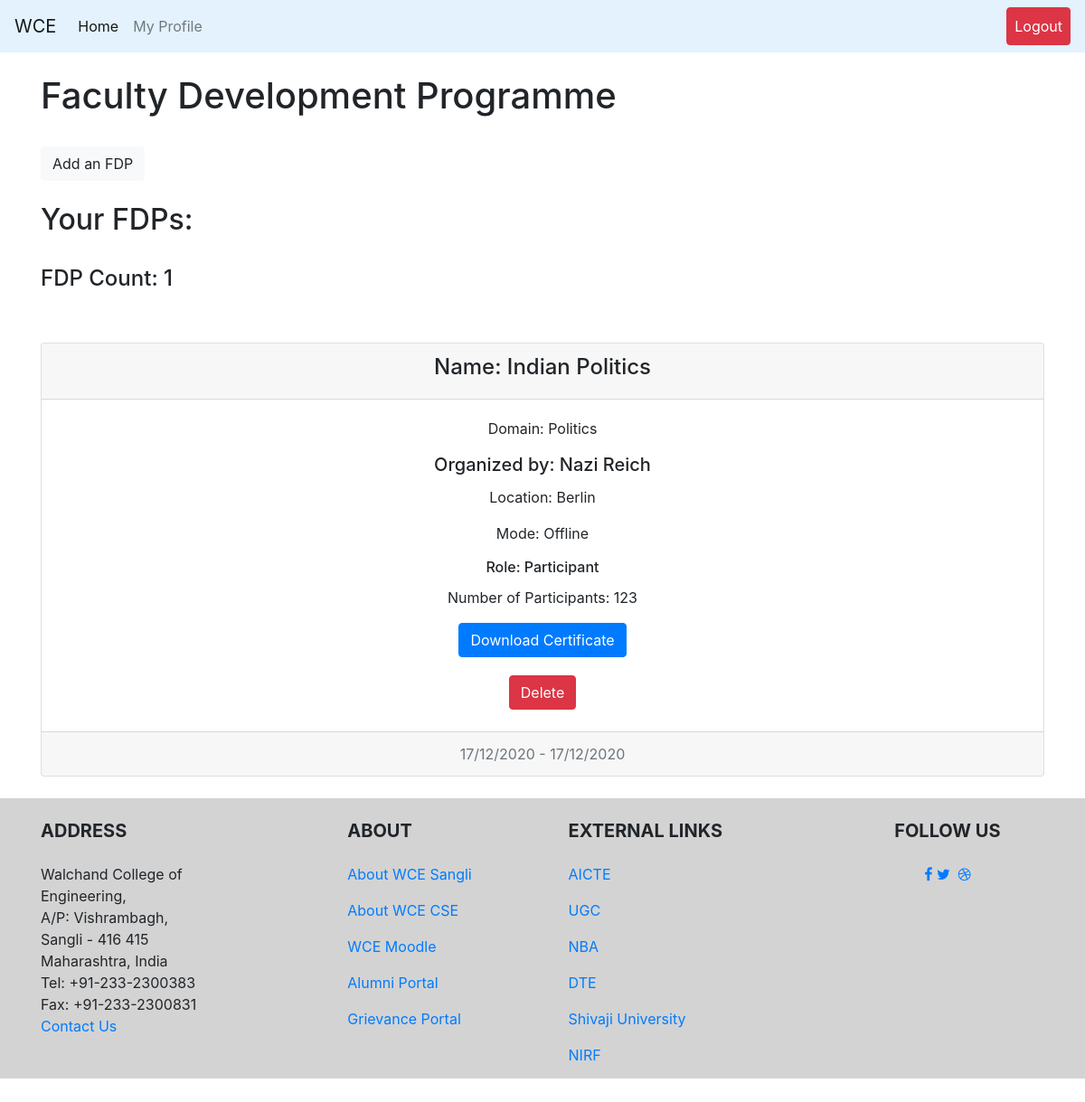
The app's page /faculty/WCE/Fdps (signed in) with its own data.
### teacher/models.py (models this page shows, shortened)
class wcefdp(models.Model):
    user = models.ForeignKey(User, on_delete=models.CASCADE)
    name = models.CharField(default='kala', max_length=30)
    domain = models.CharField(default='CSE', max_length=40)
    organizer = models.CharField(default='WCE', max_length=30)
    location = models.CharField(default='Sangli', max_length=50)
    mode = models.BooleanField()  # TRUE=Online FALSE=Inplace
    role = models.CharField(default='Head', max_length=50)
    startDate = models.DateTimeField(default=timezone.now)
    endDate = models.DateTimeField(default=timezone.now)
    numberOfParticipants = models.IntegerField()
    certification = models.URLField()
    certBool = models.BooleanField()

### teacher/views.py (the view)
# urls.py: path('Fdps', views.wcefdps.as_view(), name="WCEFdps"),
class wcefdps(View):
    def get(self, request, template_name='teacher/organizedActivities/wcefdps.html'):
        group = request.user.groups.all()[0].name
        if isFaculty(group) == 0:
            return render(request, 'login.html')
        else:
            try:
                user = request.user
                allWCEFdps = WCEFdp.objects.filter(user=user)
                countWCEFdps = len(allWCEFdps)
            except:
                allWCEFdps = None
                countWCEFdps = 0
            args = {}
            args["allWCEFdps"] = allWCEFdps
            args["countWCEFdps"] = countWCEFdps
            return render(request, template_name, args)

### teacher/views.py (called while the page is built)
def isFaculty(group_name):
    if group_name == 'faculty_group':
        return 1
    else:
        return 0

### teacher/templates/teacher/organizedActivities/wcefdps.html (shortened to what this page needs)
{% extends 'base.html' %}
{% block content %}
<br><h1>Faculty Development Programme</h1><br>
<a class="btn btn-light" href="{% url 'teacher:addWCEFdp' %}" role="button">Add an FDP</a><br>
<br>
<h2>Your FDPs: </h2>
<br>
<h4>FDP Count: {{ countWCEFdps }}</h4>
<br><br>
{% for i in allWCEFdps %}
<div class="card text-center">
  <div class="card-header">
    <h4>Name: {{ i.name }}</h4>
  </div>
  <div class="card-body">
    <p class="card-text">Domain: {{ i.domain }}</p>
    <h5 class="card-title">Organized by: {{ i.organizer }}</h5>
    <p class="card-text">Location: {{ i.location }}</p>
    <p class="card-text">
    {% if i.mode == False %}
    Mode: Offline
    {% endif %}
    </p>
    <h6 class="card-title">Role: {{ i.role }}</h6>
    <p class="card-text">Number of Participants: {{ i.numberOfParticipants }}</p>
    {% if i.certification != "NA" %}
    <a href="{{i.certification}}" class="btn btn-primary">Download Certificate</a>
    {% endif %}
  </div>
   <td><a href="{% url 'teacher:delete_items' i.id 'Fdps' %}"><button type="button" class="btn btn-danger">Delete</button></a></td>
  <br>
  <div class="card-footer text-muted">
        {{ i.startDate.day }}/{{ i.startDate.month }}/{{ i.startDate.year }} - {{ i.endDate.day }}/{{i.endDate.month}}/{{i.endDate.year}}
  </div>
</div>
<br>
{% endfor %}
{% endblock %}

### CoeusPro/templates/base.html (shortened to what this page needs)
<!doctype html>
<html lang="en">
{% load static %}
<head>
    <link rel="stylesheet" href="https://stackpath.bootstrapcdn.com/font-awesome/4.7.0/css/font-awesome.min.css">
    <link rel="stylesheet" href="https://stackpath.bootstrapcdn.com/bootstrap/4.5.2/css/bootstrap.min.css">
    <link rel="stylesheet" type="text/css" href="{% static 'css/footer.css' %}">
</head>
<body>
<div id="page-container">
    <nav class="navbar navbar-expand-lg navbar-light" style="background-color: #e3f2fd;">
        <a class="navbar-brand" href="http://www.walchandsangli.ac.in/" target="_blank">WCE</a>
        <div class="collapse navbar-collapse" id="navbarNavDropdown">
            <ul class="navbar-nav">
                {% for group_for in request.user.groups.all %}
                {% if group_for.name == 'student_group' %}
                <li class="nav-item active">
                    <a class="nav-link" href="{% url 'student:studentHome' %}">Home <span class="sr-only">(current)</span></a>
                </li>
                {% elif group_for.name == 'HOD_group' %}
                <li class="nav-item active">
                    <a class="nav-link" href="{% url 'HOD:HODHome' %}">Home <span class="sr-only">(current)</span></a>
                </li>
                {% elif group_for.name == 'faculty_group' %}
                <li class="nav-item active">
                    <a class="nav-link" href="{% url 'teacher:facultyHome' %}">Home <span class="sr-only">(current)</span></a>
                </li>
                {% else %}
                <li class="nav-item active">
                    <a class="nav-link" href="{% url 'home' %}">Home <span class="sr-only">(current)</span></a>
                </li>
                {% endif %}
                {% endfor %}
                {% if user.is_authenticated %}
                <li class="nav-item">
                    <a class="nav-link" href="{% url 'profile' user  %}">My Profile</a>
                </li>
            {% endif %}
        </div>
        {% if user.is_authenticated %}
        <ul class="nav navbar-nav ml-auto">
            <li class="nav-item">
                <a class="nav-link btn btn-danger" style="color: white" href="{% url 'logout' %}">Logout</a>
            </li>
        </ul>
        {% endif %}
    </nav>
    <div class="container">
        {% block content %}
        {% endblock %}
    </div>
    <footer id="footer" >
        <div class="container text-center text-md-left">
            <div class="row">
                <div class="col-md-4 col-lg-3 mr-auto my-md-4 my-0 mt-4 mb-1">
                    <h5 class="font-weight-bold text-uppercase mb-4">Address</h5>
                    <p>Walchand College of Engineering,<br>
                        A/P: Vishrambagh,<br>
                        Sangli - 416 415<br>
                        Maharashtra, India<br>
                        Tel: +91-233-2300383<br>
                        Fax: +91-233-2300831<br>
                        <a href="mailto:hod.cse@walchandsangli.ac.in">Contact Us</a>
                    </p>
                </div>
                <div class="col-md-2 col-lg-2 mx-auto my-md-4 my-0 mt-4 mb-1">
                    <h5 class="font-weight-bold text-uppercase mb-4">About</h5>
                    <ul class="list-unstyled">
                        <li>
                            <p>
                                <a href="http://www.walchandsangli.ac.in">About WCE Sangli</a>
                            </p>
                        </li>
                        <li>
                            <p>
                                <a href="http://www.walchandsangli.ac.in/Departments/CSEDepartment/CSEDept.asp">About WCE CSE</a>
                            </p>
                        </li>
                        <li>
                            <p>
                                <a href="http://112.133.242.241/moodle/">WCE Moodle</a>
                            </p>
                        </li>
                        <li>
                            <p>
                                <a href="https://alumni.walchandsangli.ac.in/">Alumni Portal</a>
                            </p>
                        </li>
                        <li>
                            <p>
                                <a href="https://walchandsangli.edugrievance.com/">Grievance Portal</a>
                            </p>
                        </li>
                    </ul>
                </div>
                <div class="col-md-4 col-lg-3 mx-auto my-md-4 my-0 mt-4 mb-1">
                    <h5 class="font-weight-bold text-uppercase mb-4">External Links</h5>
                    <ul class="list-unstyled">
                        <li>
                            <p>
                                <a href="https://www.aicte-india.org/">AICTE</a>
                            </p>
                        </li>
                        <li>
                            <p>
                                <a href="https://www.ugc.ac.in/">UGC</a>
                            </p>
                        </li>
                        <li>
                            <p>
                                <a href="https://www.nbaind.org/">NBA</a>
                            </p>
                        </li>
                        <li>
                            <p>
                                <a href="http://www.dtemaharashtra.gov.in/index.html">DTE</a>
                            </p>
                        </li>
                        <li>
                            <p>
                                <a href="http://www.unishivaji.ac.in/">Shivaji University</a>
                            </p>
                        </li>
                        <li>
                            <p>
                                <a href="https://www.nirfindia.org/Home">NIRF</a>
                            </p>
                        </li>
                    </ul>
                </div>
                <div class="col-md-2 col-lg-2 text-center mx-auto my-4">
                    <h5 class="font-weight-bold text-uppercase mb-4">Follow Us</h5>
                    <a type="button" class="btn-floating btn-fb">
                        <p><i class="fa fa-facebook-f"></i></p>
                    </a>
                    <a type="button" class="btn-floating btn-tw">
                        <p><i class="fa fa-twitter"></i></p>
                    </a>
                    <a type="button" class="btn-floating btn-dribbble">
                        <p><i class="fa fa-dribbble"></i></p>
                    </a>
                </div>
            </div>
        </div>
    </footer>
</div>
</body>
</html>

### static/css/footer.css (style rules this page uses)
body { min-height: 90vh; position: relative; margin: 0; box-sizing: border-box; }
footer { background: lightgrey; position: absolute; top: 100%; height: 310px; width: 100%; }

### records on screen
wcefdp: name "Indian Politics", domain "Politics", organizer "Nazi Reich", location "Berlin", mode "Mode: Offline", role "Participant", numberOfParticipants "123", startDate.day "17", startDate.month "12", startDate.year "2020", endDate.day "17", endDate.month "12", endDate.year "2020"

### other values on screen
{{ countWCEFdps }} "1"
